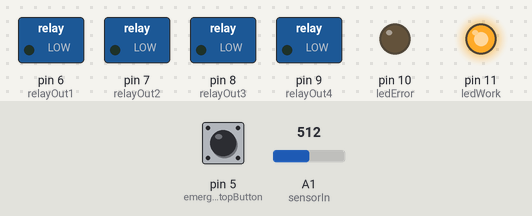
Simulated run of this sketch. Board: Arduino Uno, built with avr-gcc and run on an emulated ATmega328P. Parts: switched loads named in the sketch (green lamp = pin HIGH), output pins drawn as LEDs (lit = HIGH). Dashed ring = blinking. The test bench sets the inputs (shaded band); at power-on: A1 (sensorIn) = 512, pin 5 (emergencyStopButton) HIGH.

Above: at 1.2 s.
1.3 s: A1 (sensorIn) set to 53
2.8 s: A1 (sensorIn) set to 44
At 3.2 s:
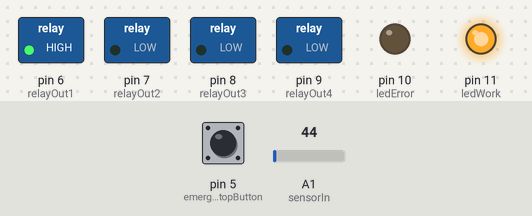
At 5.6 s:
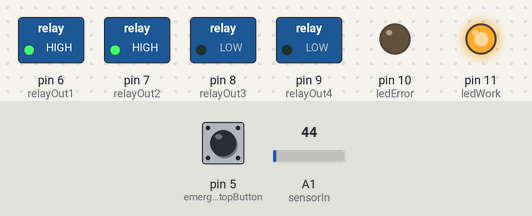
5.8 s: A1 (sensorIn) set to 60
8.8 s: pin 5 (emergencyStopButton) pulled LOW for 3.2 s
At 9.9 s:
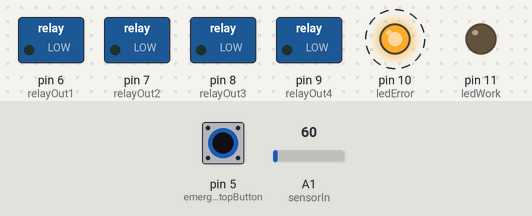
Timing chart, 0 to 14.5 s (numbered marks = the images above; inputs shaded):
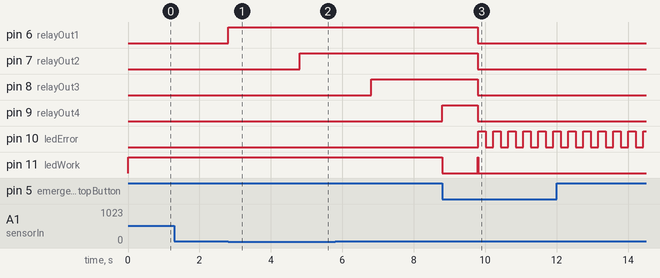

Measured:
- the behaviour switches between 50 and 49 on A1 (sensorIn) (found by bisection; images 0 and 1)
- after the input at 1.3 s, every drawn part: stays the same
- after the input at 2.8 s, pin 6 (relayOut1): LOW → HIGH at once; pin 7 (relayOut2): LOW → HIGH after 2.0 s
- after the input at 8.8 s, pin 10 (ledError): alternates HIGH for 0.21 s and LOW for 0.21 s, starting after 1.0 s

The sketch:

minimal-code.ino
```cpp
#define sensorIn A1
#define emergencyStopButton 5
#define relayOut1 6
#define relayOut2 7
#define relayOut3 8
#define relayOut4 9
#define ledError 10 // red LED
#define ledWork 11 // green LED
#define L LOW
#define H HIGH

byte inPin[] = {A1, 5};
byte outPin[] = {6, 7, 8, 9, 10, 11};
int timerResetDate = 5; // default time to stop minutes = 5
int timerCount = 0;
bool error = false;
bool started = false;

// MESURMENT CASE
bool SensorMesurment() {
  return (analogRead(sensorIn) < 50) ? true : false;
}

void setup() {
  for (byte i = 0; i < sizeof(inPin); i++) {
    pinMode(inPin[i], INPUT_PULLUP);
  }
  for (byte i = 0; i < sizeof(outPin); i++) {
    pinMode(outPin[i], OUTPUT);
  }

  // turn motors switch to ON IF LOW PRESSURE IS EXIST
  if (SensorMesurment()) {
    digitalWrite(relayOut1, H);
    delay(2000);
    digitalWrite(relayOut2, H);
    delay(2000);
    digitalWrite(relayOut3, H);
    delay(2000);
    digitalWrite(relayOut4, H);
  }
  // turn green LED ON
  digitalWrite(ledWork, H);
}

//
void RelayToOn() {
  if (SensorMesurment() && !started) {
    digitalWrite(relayOut1, H);
    delay(2000);
    digitalWrite(relayOut2, H);
    delay(2000);
    digitalWrite(relayOut3, H);
    delay(2000);
    digitalWrite(relayOut4, H);
    started = true;
    timerCount = timerCount + 6;
  }
}
//
void RelayToOff() {
  digitalWrite(relayOut1, L);
  digitalWrite(relayOut2, L);
  digitalWrite(relayOut3, L);
  digitalWrite(relayOut4, L);
}

// ----------------------------------------------------------------- //
void loop() {
  // Emergency Stop Button
  if (digitalRead(emergencyStopButton) == LOW ) {
    // set motors relay to OFF state
    digitalWrite(relayOut1, L);
    digitalWrite(relayOut2, L);
    digitalWrite(relayOut3, L);
    digitalWrite(relayOut4, L);
    // turn green LED OFF
    digitalWrite(ledWork, L);
    error = true;
  }

  // emergency case
  if (SensorMesurment() && !error) {
    RelayToOn();
    if (timerCount < (timerResetDate * 60)) {
      // blink with green LED when timer work
      digitalWrite(ledWork, digitalRead(ledWork) ^ 1);
      timerCount++;
      delay(990);
    } else {
      // motors relay switch to OFF
      digitalWrite(relayOut1, L);
      digitalWrite(relayOut2, L);
      digitalWrite(relayOut3, L);
      digitalWrite(relayOut4, L);
      error = true;
    }
  }

  // back to normal work case
  if (!SensorMesurment() && !error && started) {
    RelayToOff();
    digitalWrite(ledWork, H);
    timerCount = 0;
    started = false;
  }


  // something went wrong in system
  if (error) {
    digitalWrite(ledError, digitalRead(ledError) ^ 1);
    delay(200);
  }

  delay(10);
}
```
